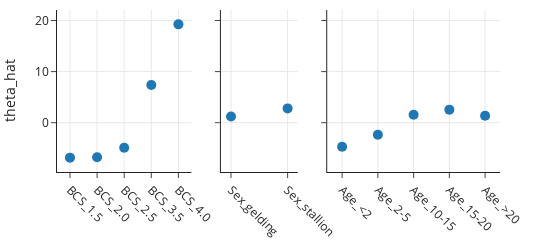

Write notebook code for a chart like this one.
### Markdown cell above
According to average loss, this model does better than the previous model with only `Girth` and `Length`.
But let's try to make this model simpler while keeping its accuracy.
To do this, we look at the coefficients for each of the dummy variables to see how close they are to 0 and to one another. In other words, we want to see how much the intercept might change if we include the coefficients in the model.
A plot of the coefficients will make this comparison easy:

### Code cell
bcs_vars = ['BCS_1.5', 'BCS_2.0', 'BCS_2.5', 'BCS_3.5', 'BCS_4.0']
age_vars = ['Age_<2', 'Age_2-5', 'Age_10-15', 'Age_15-20', 'Age_>20']
sex_vars = ['Sex_gelding', 'Sex_stallion']

thetas = (pd.DataFrame({'var': X_one_hot.columns, 'theta_hat': theta_hat})
          .set_index('var'))

f1 = px.scatter(thetas.loc[bcs_vars].reset_index(), x='var', y='theta_hat')
f2 = px.scatter(thetas.loc[sex_vars].reset_index(), x='var', y='theta_hat')
f3 = px.scatter(thetas.loc[age_vars].reset_index(), x='var', y='theta_hat')

fig = plots_in_row([f1, f2, f3],
                   width=550, height=250,
                   shared_yaxes=True,
                   column_widths=[0.35, 0.2, 0.45])

ylabel(fig, 'theta_hat', row=1, col=1)
fig.update_xaxes(tickangle=45)
fig.update_traces(marker_size=10)

### Figure 1 — Plotly figure (JSON) as saved in the notebook; plotly's stock layout.template omitted (floating-point values rounded to 4 significant figures)
{"data": [{"hovertemplate": "var=%{x}<br>theta_hat=%{y}<extra></extra>", "legendgroup": "", "marker": {"color": "#1F77B4", "size": 10, "symbol": "circle"}, "mode": "markers", "name": "", "orientation": "v", "showlegend": false, "type": "scatter", "x": ["BCS_1.5", "BCS_2.0", "BCS_2.5", "BCS_3.5", "BCS_4.0"], "xaxis": "x", "y": [-6.837, -6.754, -4.913, 7.387, 19.25], "yaxis": "y"}, {"hovertemplate": "var=%{x}<br>theta_hat=%{y}<extra></extra>", "legendgroup": "", "marker": {"color": "#1F77B4", "size": 10, "symbol": "circle"}, "mode": "markers", "name": "", "orientation": "v", "showlegend": false, "type": "scatter", "x": ["Sex_gelding", "Sex_stallion"], "xaxis": "x2", "y": [1.2, 2.798], "yaxis": "y2"}, {"hovertemplate": "var=%{x}<br>theta_hat=%{y}<extra></extra>", "legendgroup": "", "marker": {"color": "#1F77B4", "size": 10, "symbol": "circle"}, "mode": "markers", "name": "", "orientation": "v", "showlegend": false, "type": "scatter", "x": ["Age_<2", "Age_2-5", "Age_10-15", "Age_15-20", "Age_>20"], "xaxis": "x3", "y": [-4.691, -2.341, 1.559, 2.56, 1.353], "yaxis": "y3"}], "layout": {"height": 250, "width": 550, "xaxis": {"anchor": "y", "autorange": true, "domain": [0, 0.3033], "range": [-0.479, 4.479], "tickangle": 45, "type": "category"}, "xaxis2": {"anchor": "y2", "autorange": true, "domain": [0.37, 0.5433], "range": [-0.1786, 1.179], "tickangle": 45, "type": "category"}, "xaxis3": {"anchor": "y3", "autorange": true, "domain": [0.61, 1], "range": [-0.417, 4.417], "tickangle": 45, "type": "category"}, "yaxis": {"anchor": "x", "autorange": true, "domain": [0, 1], "range": [-9.636, 22.04], "title": {"text": "theta_hat"}, "type": "linear"}, "yaxis2": {"anchor": "x2", "autorange": true, "domain": [0, 1], "matches": "y", "range": [-9.636, 22.04], "showticklabels": false, "type": "linear"}, "yaxis3": {"anchor": "x3", "autorange": true, "domain": [0, 1], "matches": "y", "range": [-9.636, 22.04], "showticklabels": false, "type": "linear"}}}
